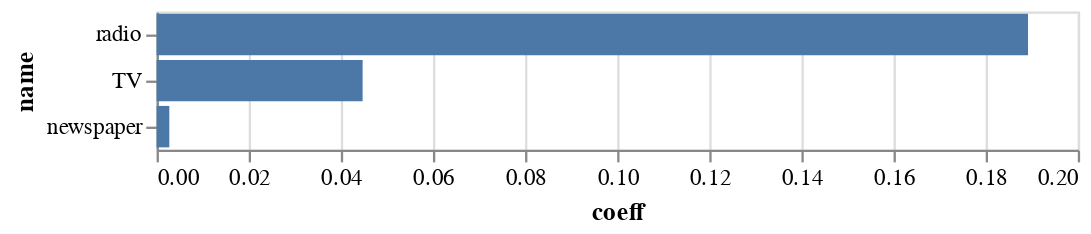

Notebook code cell kept with this figure:
### Code cell
alt.Chart(df_imp).mark_bar().encode(
    x="coeff",
    y=alt.Y("name", sort='-x')
)

### Figure 1 — Vega-Lite specification as saved in the notebook (floating-point values rounded to 4 significant figures)
{"config": {"view": {"continuousWidth": 400, "continuousHeight": 300}}, "data": {"name": "data-e4fc1722ec895c77f245006f8fab7ffd"}, "mark": "bar", "encoding": {"x": {"field": "coeff", "type": "quantitative"}, "y": {"field": "name", "sort": "-x", "type": "nominal"}}, "$schema": "https://vega.github.io/schema/vega-lite/v4.17.0.json", "datasets": {"data-e4fc1722ec895c77f245006f8fab7ffd": [{"coeff": 0.04473, "name": "TV"}, {"coeff": 0.1892, "name": "radio"}, {"coeff": 0.002761, "name": "newspaper"}]}}
